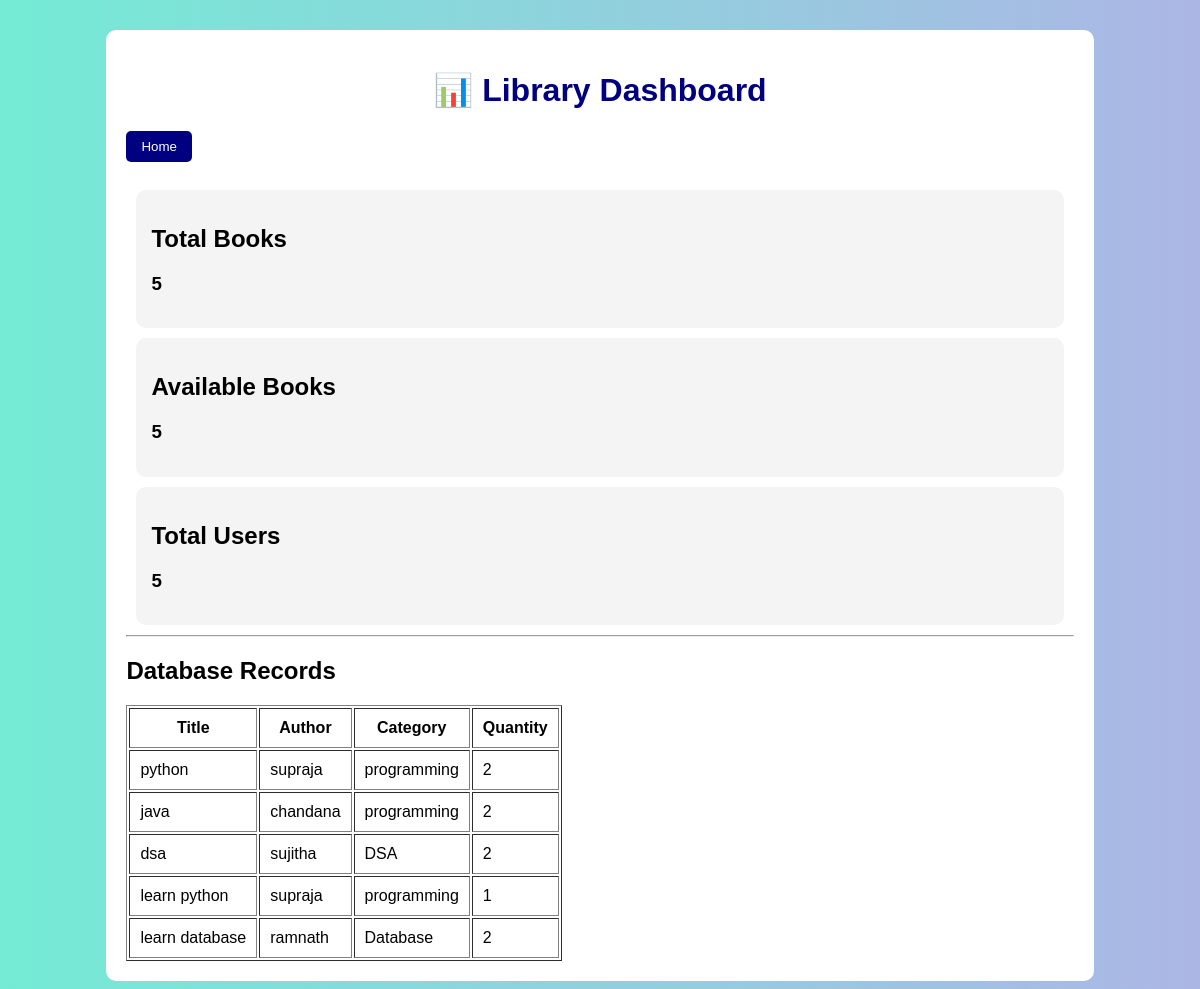
The page /dashboard/ (signed in) on the database its author committed.
### library/models.py (models this page shows, shortened)
class Book(models.Model):
    title = models.CharField(max_length=100)
    author = models.CharField(max_length=100)
    category = models.CharField(
        max_length=50,
        choices=CATEGORY_CHOICES
    )
    quantity = models.IntegerField()

### library/views.py (the view)
# urls.py: path('dashboard/', views.dashboard, name='dashboard'),
@login_required(login_url='/login/')
def dashboard(request):
    total_books = Book.objects.count()
    available_books = Book.objects.filter(
        quantity__gt=0
    ).count()
    total_users = User.objects.count()
    books = Book.objects.all()
    return render(
        request,
        'dashboard.html',
        {
            'total_books': total_books,
            'available_books': available_books,
            'total_users': total_users,
            'books': books
        }
    )

### library/Templates/dashboard.html (shortened to what this page needs)
{% load static %}
<!DOCTYPE html>
<html>
<head>
<link rel="stylesheet"
      href="{% static 'css/style.css' %}">
</head>
<body>
<div class="container">
<h1>📊 Library Dashboard</h1>
<a href="/">
<button>Home</button>
</a>
<br><br>
<div class="card">
<h2>Total Books</h2>
<h3>{{ total_books }}</h3>
</div>
<div class="card">
<h2>Available Books</h2>
<h3>{{ available_books }}</h3>
</div>
<div class="card">
<h2>Total Users</h2>
<h3>{{ total_users }}</h3>
</div>
<hr>
<h2>Database Records</h2>
<table border="1" cellpadding="10">
<tr>
<th>Title</th>
<th>Author</th>
<th>Category</th>
<th>Quantity</th>
</tr>
{% for book in books %}
<tr>
<td>{{ book.title }}</td>
<td>{{ book.author }}</td>
<td>{{ book.category }}</td>
<td>{{ book.quantity }}</td>
</tr>
{% endfor %}
</table>
</div>
</body>
</html>

### library/static/css/style.css (style rules this page uses)
body { background: linear-gradient(to right,#74ebd5,#ACB6E5); font-family: Arial, sans-serif; }
.container { width:80%; margin:auto; margin-top:30px; background:white; padding:20px; border-radius:10px; }
h1 { text-align:center; color:navy; }
.card { background:#f4f4f4; padding:15px; margin:10px; border-radius:10px; }
button { background:navy; color:white; padding:8px 15px; border:none; border-radius:5px; }
a { text-decoration:none; }

### rows shown on the page
Book: title "python", author "supraja", category "programming", quantity "2"
Book: title "java", author "chandana", category "programming", quantity "2"
Book: title "dsa", author "sujitha", category "DSA", quantity "2"
Book: title "learn python", author "supraja", category "programming", quantity "1"
Book: title "learn database", author "ramnath", category "Database", quantity "2"

### other values the page prints
{{ total_books }} "5"
{{ available_books }} "5"
{{ total_users }} "5"
